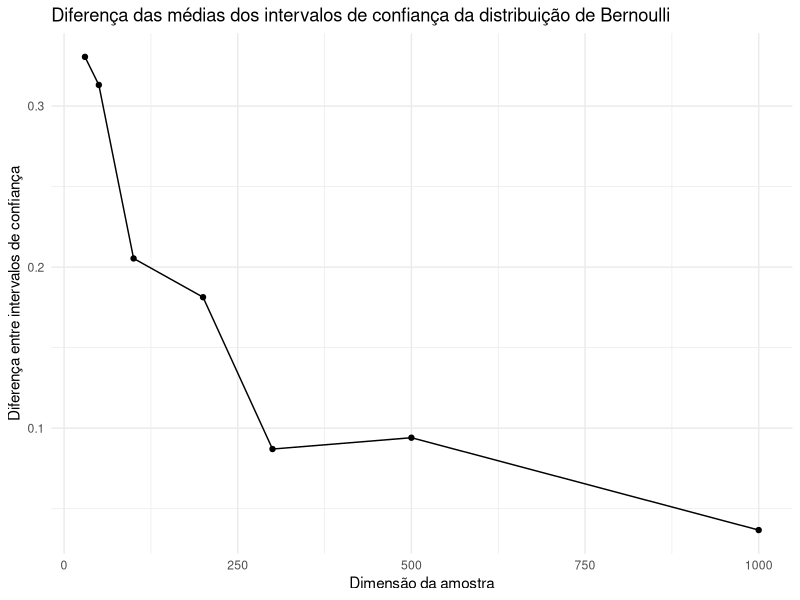

Write R code to recreate this figure.
library(ggplot2)

# Set the seed for reproducibility
set.seed(1158)

# Define the sample sizes
n_values <- c(30, 50, 100, 200, 300, 500, 1000)

# Constants
k <- 1500
gamma <- 0.98
prob <- 0.7

# Function to calculate confidence interval length using method 1
calculate_ci_length_method1 <- function(n, z) {
  a <- 1
  b <- -2 * prob
  c <- prob^2 - z^2 * (prob * (1 - prob)) / n
  discriminant <- b^2 - 4 * a * c
  p1 <- (-b + sqrt(discriminant)) / (2 * a)
  p2 <- (-b - sqrt(discriminant)) / (2 * a)
  ci_length <- abs(p1 - p2)
  return(ci_length)
}

# Function to calculate confidence interval length using method 2
calculate_ci_length_method2 <- function(x_bar, n) {
  ci_length <- (x_bar - prob) / sqrt((x_bar * (1 - x_bar)) / n)
  return(ci_length)
}

# Calculate difference in means for each sample size
diff_means <- sapply(n_values, function(n) {
  z <- qnorm((1 + gamma) / 2)
  samples <- matrix(rbinom(k * n, size = 1, prob = prob), nrow = k)
  x_bars <- colMeans(samples)
  ci_lengths_method1 <- calculate_ci_length_method1(n, z)
  ci_lengths_method2 <- calculate_ci_length_method2(x_bars, n)
  mean_diff <- mean(ci_lengths_method1 - ci_lengths_method2)
  return(mean_diff)
})

# Create data frame
data <- data.frame(n = n_values, diff_means = diff_means)

# Save plot to a PDF file
pdf(file = "/Users/pimpao/Library/CloudStorage/OneDrive-Personal/Code/R/Projeto PE 22_23/pergunta_9/Rplot.pdf", width = 10, height = 10)

# Generate the plot
ggplot(data, aes(x = n, y = diff_means)) +
  geom_line() +
  geom_point() +
  labs(x = "Dimensão da amostra", y = "Diferença entre intervalos de confiança") +
  ggtitle("Diferença das médias dos intervalos de confiança da distribuição de Bernoulli") +
  theme_minimal()

# Close the PDF device
dev.off()
